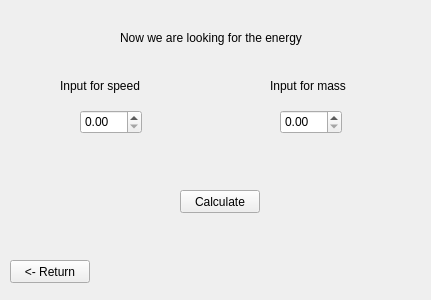
<?xml version="1.0" encoding="UTF-8"?>
<ui version="4.0">
 <class>Form</class>
 <widget class="QWidget" name="Form">
  <property name="geometry">
   <rect>
    <x>0</x>
    <y>0</y>
    <width>431</width>
    <height>300</height>
   </rect>
  </property>
  <property name="windowTitle">
   <string>Form</string>
  </property>
  <widget class="QDoubleSpinBox" name="m_DSB">
   <property name="geometry">
    <rect>
     <x>280</x>
     <y>110</y>
     <width>62</width>
     <height>24</height>
    </rect>
   </property>
  </widget>
  <widget class="QDoubleSpinBox" name="S_DSB">
   <property name="geometry">
    <rect>
     <x>80</x>
     <y>110</y>
     <width>62</width>
     <height>24</height>
    </rect>
   </property>
  </widget>
  <widget class="QPushButton" name="pushButton">
   <property name="geometry">
    <rect>
     <x>10</x>
     <y>260</y>
     <width>80</width>
     <height>23</height>
    </rect>
   </property>
   <property name="text">
    <string>&lt;- Return</string>
   </property>
  </widget>
  <widget class="QLabel" name="label_3">
   <property name="geometry">
    <rect>
     <x>270</x>
     <y>70</y>
     <width>101</width>
     <height>31</height>
    </rect>
   </property>
   <property name="text">
    <string>Input for mass</string>
   </property>
  </widget>
  <widget class="QLabel" name="label_2">
   <property name="geometry">
    <rect>
     <x>60</x>
     <y>70</y>
     <width>111</width>
     <height>31</height>
    </rect>
   </property>
   <property name="text">
    <string>Input for speed</string>
   </property>
  </widget>
  <widget class="QPushButton" name="pushButton_2">
   <property name="geometry">
    <rect>
     <x>180</x>
     <y>190</y>
     <width>80</width>
     <height>23</height>
    </rect>
   </property>
   <property name="text">
    <string>Calculate</string>
   </property>
  </widget>
  <widget class="QLabel" name="label">
   <property name="geometry">
    <rect>
     <x>120</x>
     <y>30</y>
     <width>211</width>
     <height>16</height>
    </rect>
   </property>
   <property name="text">
    <string>Now we are looking for the energy</string>
   </property>
  </widget>
 </widget>
 <resources/>
 <connections/>
</ui>
